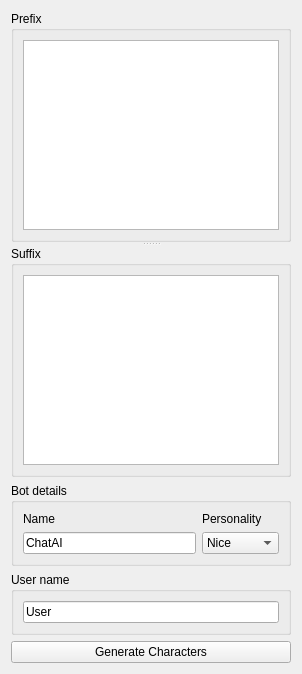
     <widget class="QWidget" name="preferences">
      <attribute name="icon">
       <iconset theme="preferences-desktop">
        <normaloff>../../../</normaloff>../../../</iconset>
      </attribute>
      <attribute name="title">
       <string>Preferences</string>
      </attribute>
      <layout class="QGridLayout" name="gridLayout_2">
       <item row="0" column="0">
        <widget class="QSplitter" name="splitter">
         <property name="orientation">
          <enum>Qt::Vertical</enum>
         </property>
         <widget class="QGroupBox" name="groupBox">
          <property name="title">
           <string>Prefix</string>
          </property>
          <layout class="QGridLayout" name="gridLayout_3">
           <item row="0" column="0">
            <widget class="QPlainTextEdit" name="prefix"/>
           </item>
          </layout>
         </widget>
         <widget class="QGroupBox" name="groupBox_2">
          <property name="title">
           <string>Suffix</string>
          </property>
          <layout class="QGridLayout" name="gridLayout_4">
           <item row="0" column="0">
            <widget class="QPlainTextEdit" name="suffix"/>
           </item>
          </layout>
         </widget>
        </widget>
       </item>
       <item row="1" column="0">
        <widget class="QGroupBox" name="groupBox_3">
         <property name="title">
          <string>Bot details</string>
         </property>
         <layout class="QHBoxLayout" name="horizontalLayout_5">
          <item>
           <layout class="QVBoxLayout" name="verticalLayout_2">
            <item>
             <widget class="QLabel" name="label">
              <property name="text">
               <string>Name</string>
              </property>
             </widget>
            </item>
            <item>
             <widget class="QLineEdit" name="botname">
              <property name="text">
               <string>ChatAI</string>
              </property>
              <property name="cursorPosition">
               <number>6</number>
              </property>
             </widget>
            </item>
           </layout>
          </item>
          <item>
           <layout class="QVBoxLayout" name="verticalLayout_3">
            <item>
             <widget class="QLabel" name="label_2">
              <property name="text">
               <string>Personality</string>
              </property>
             </widget>
            </item>
            <item>
             <widget class="QComboBox" name="personality_type">
              <item>
               <property name="text">
                <string>Nice</string>
               </property>
              </item>
              <item>
               <property name="text">
                <string>Mean</string>
               </property>
              </item>
              <item>
               <property name="text">
                <string>Weird</string>
               </property>
              </item>
              <item>
               <property name="text">
                <string>Insane</string>
               </property>
              </item>
              <item>
               <property name="text">
                <string>Random</string>
               </property>
              </item>
             </widget>
            </item>
           </layout>
          </item>
         </layout>
        </widget>
       </item>
       <item row="2" column="0">
        <widget class="QGroupBox" name="groupBox_4">
         <property name="title">
          <string>User name</string>
         </property>
         <layout class="QGridLayout" name="gridLayout_13">
          <item row="0" column="0">
           <widget class="QLineEdit" name="username">
            <property name="text">
             <string>User</string>
            </property>
           </widget>
          </item>
         </layout>
        </widget>
       </item>
       <item row="3" column="0">
        <widget class="QPushButton" name="generate_characters_button">
         <property name="text">
          <string>Generate Characters</string>
         </property>
        </widget>
       </item>
      </layout>
     </widget>
